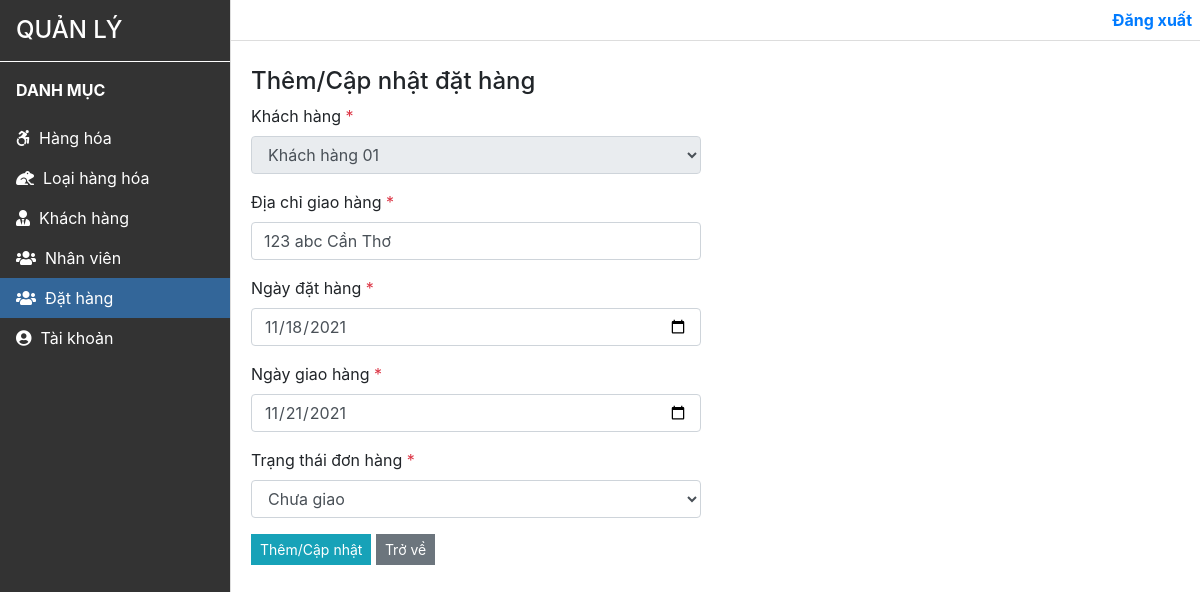
Page /admin/order/thaotac.php?sodondh=4 (signed in) on the committed database.
### tables this page shows
CREATE TABLE `dathang` (
  `SoDonDH` int(11) NOT NULL,
  `MSKH` int(11) NOT NULL,
  `MSNV` int(11) NOT NULL,
  `NgayDH` date NOT NULL,
  `NgayGH` date NOT NULL,
  `TrangThaiDH` varchar(255) NOT NULL,
  `DiaChiGiaoHang` varchar(255) NOT NULL
);

CREATE TABLE `khachhang` (
  `MSKH` int(11) NOT NULL,
  `HoTenKH` varchar(255) NOT NULL,
  `TenCongTy` varchar(255) NOT NULL,
  `SoDienThoai` varchar(11) NOT NULL,
  `SoFax` varchar(255) NOT NULL,
  `UserID` int(11) NOT NULL
);

### admin/order/thaotac.php (the view, shortened to what this page needs)
<?php include '../layout/header.php' ?>
<?php
$khachhang = $db->query("SELECT * FROM khachhang");
$dathang = [
  'SoDonDH' => '',
  'MSKH' => '',
  'MSNV' => '',
  'NgayDH' => '',
  'NgayGH' => '',
  'TrangThaiDH' => '',
  'DiaChiGiaoHang' => '',
];
if (isset($_GET['sodondh']) && !empty($_GET['sodondh'])) {
  $dathang = $db->query("SELECT * from dathang where SoDonDH=" . $_GET['sodondh'])->fetch_assoc();
}
?>
<div class="layout">
  <div class="layout-left">
    <div class="order-sidebar">
      <?php include '../layout/sidebar.php' ?>
    </div>
  </div>
  <div class="layout-right">
    <?php include '../layout/header-top.php' ?>
    <div class="layout-right-relative">
      <div class="layout-right-absolute mt-3">
        <div class="order">
          <h4>Thêm/Cập nhật đặt hàng</h4>
          <div class="row">
            <div class="col-md-6">
              <form action="./thaotac.php" method="POST" enctype="multipart/form-data">
                <div class="form-group">
                  <label for="">Khách hàng <span class="text-danger">*</span></label>
                  <select name="mskh" id="" class="form-control" <?php if(!empty($dathang['SoDonDH'])) echo 'disabled' ?>>
                    <?php if($khachhang->num_rows > 0):
                      while($kh = $khachhang->fetch_assoc()): ?>
                      <option value="<?php echo $kh['MSKH'] ?>" <?php if($kh['MSKH'] == $dathang['MSKH']) echo 'selected' ?>>
                        <?php echo $kh['HoTenKH'] ?>
                      </option>
                    <?php endwhile; endif; ?>
                  </select>
                </div>
                <div class="form-group">
                  <label for="">Địa chỉ giao hàng <span class="text-danger">*</span></label>
                  <input name="diachikh" type="text" class="form-control" value="<?php echo $dathang['DiaChiGiaoHang'] ?>" required>
                </div>
                <div class="form-group">
                  <label for="">Ngày đặt hàng <span class="text-danger">*</span></label>
                  <input type="date" name="ngayDH" class="form-control" value="<?php echo $dathang['NgayDH'] ?>" required>
                </div>
                <div class="form-group">
                  <label for="">Ngày giao hàng <span class="text-danger">*</span></label>
                  <input type="date" name="ngayGH" class="form-control" value="<?php echo $dathang['NgayGH'] ?>" required>
                </div>
                <div class="form-group">
                  <label for="">Trạng thái đơn hàng <span class="text-danger">*</span></label>
                  <select name="trangthaidh" id="" class="form-control">
                    <option value="Chưa giao" <?php if($dathang['TrangThaiDH'] == "Chưa giao") echo "selected" ?> >
                      Chưa giao
                    </option>
                  </select>
                </div>
                <div class="form-group">
                  <button class="btn btn-info btn-sm rounded-0">Thêm/Cập nhật</button>
                  <a href="./index.php" class="btn btn-secondary btn-sm rounded-0">Trở về</a>
                </div>
              </form>
            </div>
          </div>
        </div>
      </div>
    </div>
  </div>
</div>
<?php include '../layout/footer.php' ?>

### admin/style.css (style rules this page uses)
* { box-sizing: border-box; }
.layout { width: 100%; height: 100%; }
.layout-left { float: left; width: 230px; height: 100%; background: #333; color: #fff; }
.layout-right { float: left; width: calc(100% - 230px); height: 100%; border-left: 1px solid #ddd; }
.layout-right-relative { width: 100%; height: calc(100% - 80px); position: relative; overflow: hidden; }
.layout-right-absolute { position: absolute; top: 0; left: 0; width: 100%; height: auto; max-height: 100%; padding: 10px 20px; overflow-x: hidden; overflow-y: auto; }

### rows in the picture
dathang: mskh "Khách hàng 01", diachikh "123 abc Cần Thơ", ngayDH "11/18/2021", ngayGH "11/21/2021"

### other values in the picture
$_SESSION['user']['nhanvien']['ChucVu'] "QUẢN LÝ"
